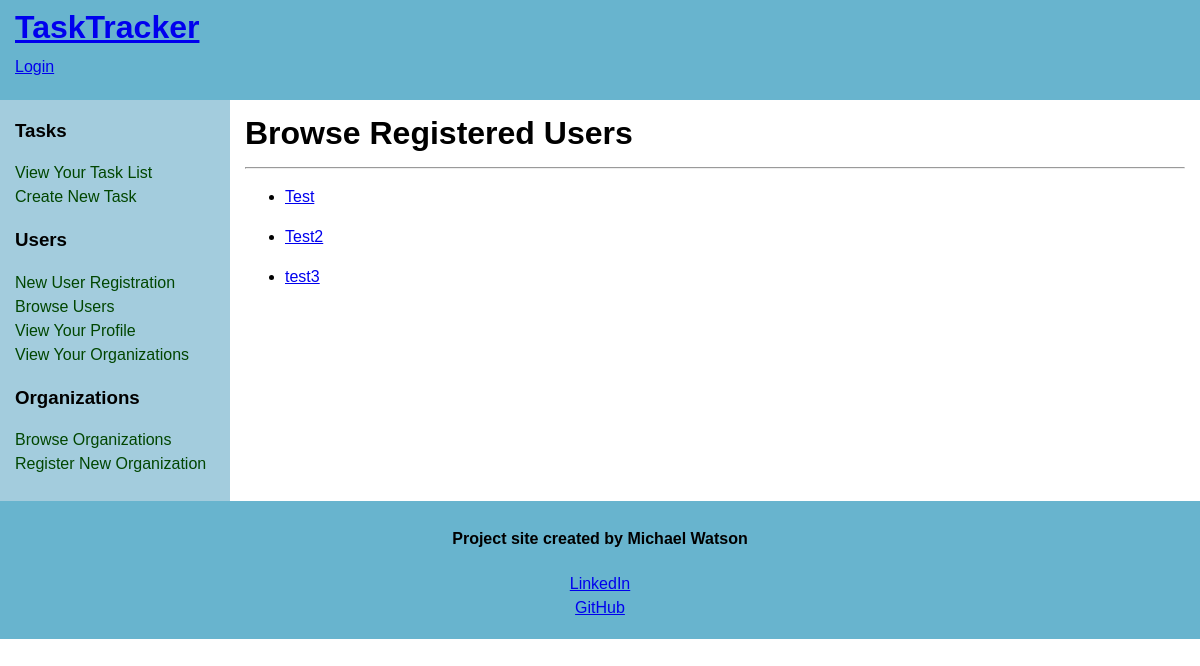
Page /users/browse on the earlier database version.
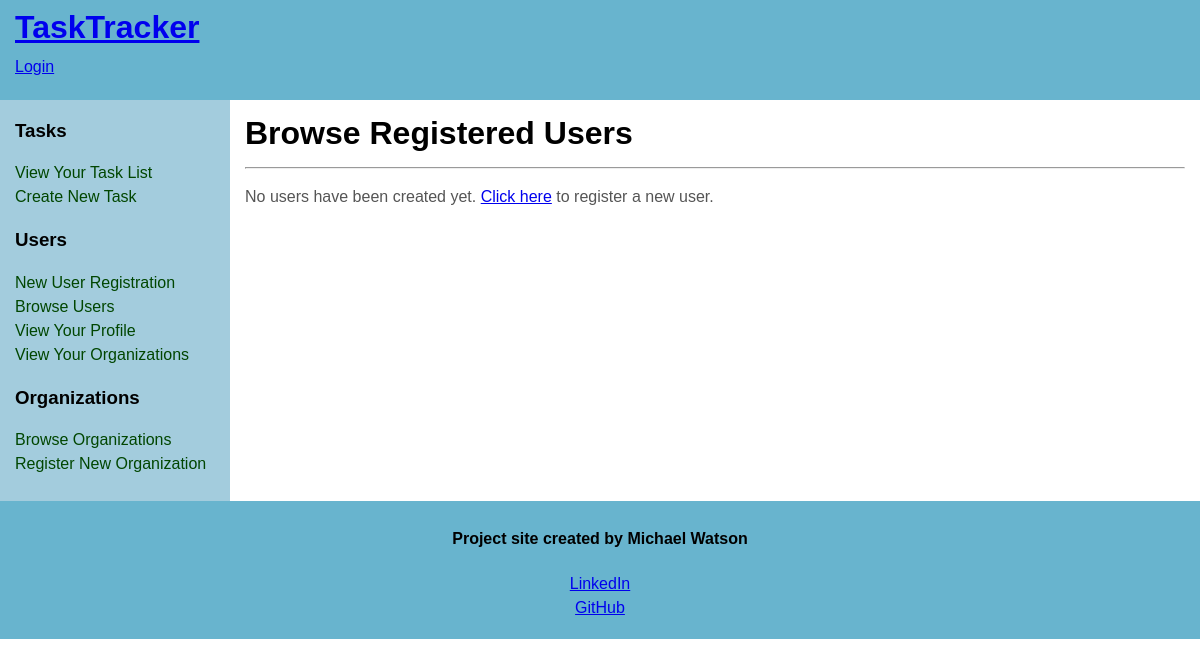
Same page on the later database version.
### models.py (models this page shows, shortened)
class User(db.Model, UserMixin):
    __tablename__ = 'users'
    id = db.Column(db.Integer(), primary_key=True)
    username = db.Column(db.String(45), index=True, unique=True, nullable=False)
    passwordHash = db.Column(db.String(128), nullable=False)
    nameFirst = db.Column(db.String(45), index=True, nullable=False)
    nameLast = db.Column(db.String(45), index=True, nullable=False)
    email = db.Column(db.String(45), index=True, unique=True, nullable=False)
    about = db.Column(db.Text(255), index=True)
    organizations = db.relationship('Organization', secondary='organization_user_junction', back_populates='users', lazy='dynamic', cascade='all') #set relationship to junction table foreign key
    tasks = db.relationship('Task', backref='user', lazy='dynamic')

### routes.py (the view)
@app.route('/users/browse')
def userBrowse():
    users = User.query.all()
    return render_template('userBrowse.html', title='Browse TaskTracker Users', users=users)

### templates/userBrowse.html
{% extends 'base.html' %}
{% block content %}
    <main>
        <div id="content">
            <div class="innertube">
                <h1>Browse Registered Users</h1><hr>
                    {% if users %}
                        {% for user in users %}
                            <ul>
                                <li><a href="{{ url_for('userProfile', username=user.username) }}">{{ user.username }}</a></li>
                            </ul>
                        {% endfor %}
                    {% else %}
                            <p>No users have been created yet. <a href="{{ url_for('userRegistration') }}">Click here</a> to register a new user.</p>
                    {% endif %}
            </div>
        </div>
    </main>
{% endblock %}

### templates/base.html (shortened to what this page needs)
<!DOCTYPE html>
<html>
	<head>
	</head>
	<body>
		<header id="header">
			<div class="innertube">
				<h1><a href="{{ url_for('landingPage') }}">TaskTracker</a></h1>
					<p>
						{% if not current_user.is_authenticated %}
							<a href="{{ url_for('login') }}">Login</a>
						{% else %}
							<a href="{{ url_for('logout') }}">Logout</a>
						{% endif %}
					</p>
			</div>
		</header>
		<div id="wrapper">
        {% block content %}{% endblock %}
            <nav id="nav">
				<div class="innertube">
					<h3>Tasks</h3>
						<ul>
							<li><a href="{{ url_for('tasks', username=current_user.username) }}">View Your Task List</a></li>
							<li><a href="{{ url_for('taskCreation') }}">Create New Task</a></li>
						</ul>
					<h3>Users</h3>
						<ul>
							{% if not current_user.is_authenticated %}
								<li><a href="{{ url_for('userRegistration') }}">New User Registration</a></li>
							{% endif %}
							<li><a href="{{ url_for('userBrowse') }}">Browse Users</a></li>
							<li><a href="{{ url_for('userProfile', username=current_user.username) }}">View Your Profile</a></li>
							<li><a href="{{ url_for('userOrganizations', username=current_user.username) }}">View Your Organizations</a></li>
						</ul>
					<h3>Organizations</h3>
						<ul>
							<li><a href="{{ url_for('organizationBrowse') }}">Browse Organizations</a></li>
							<li><a href="{{ url_for('organizationRegistration') }}">Register New Organization</a></li>
						</ul>
				</div>
			</nav>
		</div>
		<footer id="footer">
			<div class="innertube">
				<h4>Project site created by Michael Watson</h4>
                    <a href="https://www.linkedin.com/in/mdwatson988/" target="_blank" rel="noopener noreferrer">LinkedIn</a><br>
                    <a href="https://github.com/mdwatson988" target="_blank" rel="noopener noreferrer">GitHub</a>
			</div>
		</footer>
	</body>
</html>

### templates/base.html (style rules this page uses)
body { margin:0; padding:0; font-family: Sans-Serif; line-height: 1.5em; }
#header { background: rgb(104, 180, 206); height: 100px; }
#header h1 { margin: 0; padding-top: 15px; }
main { padding-bottom: 10010px; margin-bottom: -10000px; float: left; width: 100%; }
#nav { padding-bottom: 10010px; margin-bottom: -10000px; float: left; width: 230px; margin-left: -100%; background: rgb(163, 204, 221); }
#footer { clear: left; width: 100%; background: rgb(104, 180, 206); text-align: center; padding: 4px 0; }
#wrapper { overflow: hidden; }
#content { margin-left: 230px; }
.innertube { margin: 15px; margin-top: 0; }
p { color: #555; }
nav ul { list-style-type: none; margin: 0; padding: 0; }
nav ul a { color: rgb(1, 70, 1); text-decoration: none; }

Differences in the rows shown:
removed User: username "Test"
removed User: username "Test2"
removed User: username "test3"
Other differences:
text now shown: "No users have been created yet. Click here to register a new user."
